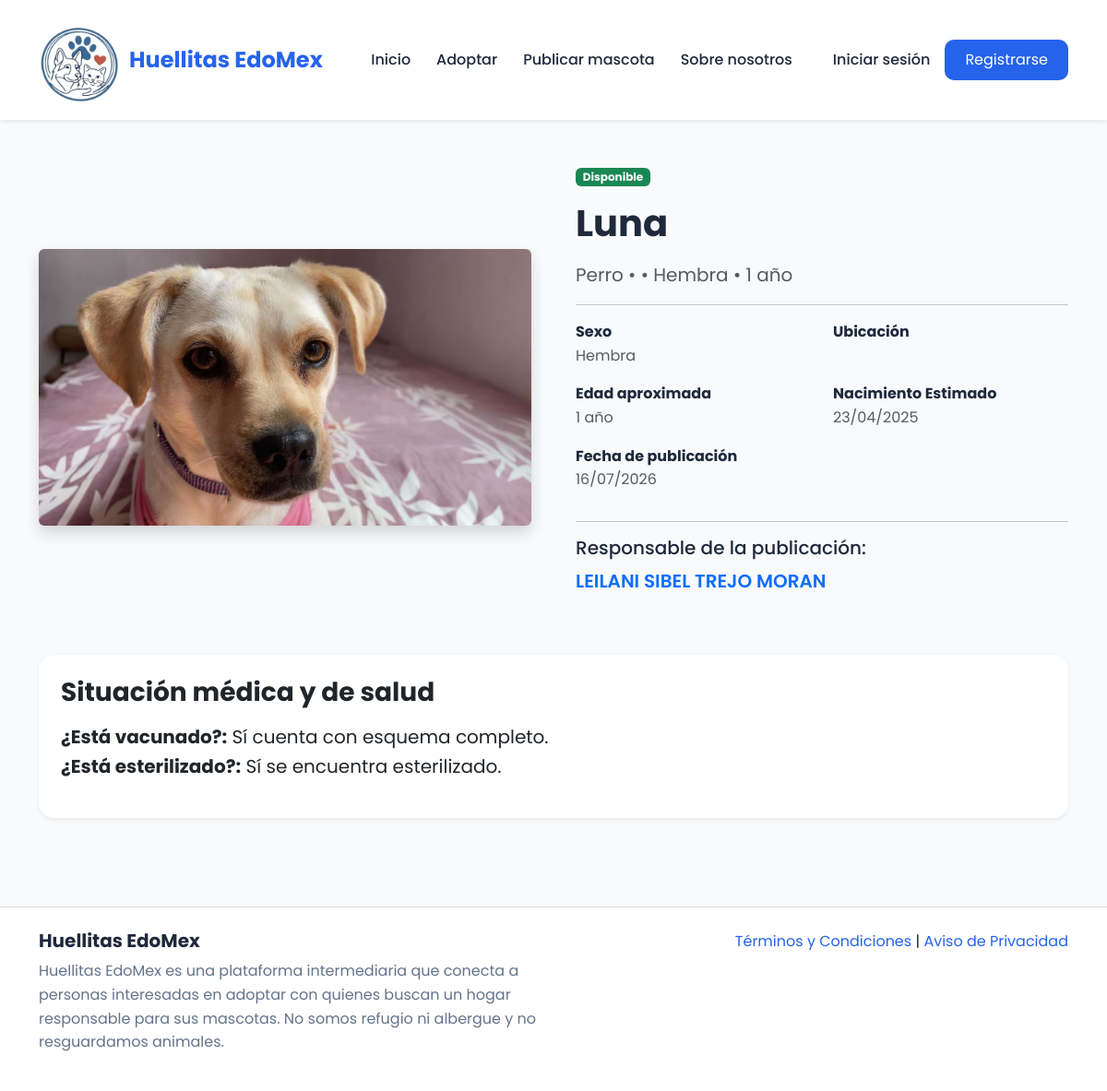
The app's page /detalle/?id=1 with its own data.
### principal/models.py (models this page shows, shortened)
class Mascota(models.Model):
    SEXO_CHOICES = [
        ('Macho', 'Macho'),
        ('Hembra', 'Hembra'),
    ]
    ESTADO_CHOICES = [
        ('Pendiente', 'Pendiente de Aprobación'),
        ('Disponible', 'Disponible'),
        ('Rechazada', 'Rechazada'),
        ('Adoptada', 'Adoptada'),
        ('Cancelada', 'Cancelada por el responsable'),
    ]
    id_mascota = models.AutoField(primary_key=True)
    nombre = models.CharField(max_length=100, verbose_name="Nombre de la Mascota")
    especie = models.ForeignKey(Especie, on_delete=models.CASCADE, verbose_name="Especie")
    responsable = models.ForeignKey(Usuario, on_delete=models.CASCADE, verbose_name="Responsable")
    ubicacion = models.ForeignKey(Ubicacion, on_delete=models.SET_NULL, null=True, blank=True, verbose_name="Municipio")
    esterilizado = models.BooleanField(default=False, verbose_name="¿Esterilizado?")
    vacunado = models.BooleanField(default=False, verbose_name="¿Vacunado?")
    fecha_nacimiento_aproximada = models.DateField(null=True, blank=True, verbose_name="Fecha Nacimiento Aproximada")
    edad_aproximada = models.CharField(max_length=50, verbose_name="Edad Aproximada")
    sexo = models.CharField(max_length=10, choices=SEXO_CHOICES, verbose_name="Sexo")
    fecha_publicacion = models.DateTimeField(auto_now_add=True, verbose_name="Fecha de Publicación")
    estado_publicacion = models.CharField(max_length=20, choices=ESTADO_CHOICES, default='Pendiente', verbose_name="Estado de Publicación")
    detalles = models.TextField(blank=True, null=True)

class Fotografia(models.Model):
    id_fotografia = models.AutoField(primary_key=True)
    mascota = models.ForeignKey(Mascota, on_delete=models.CASCADE, related_name="fotos", verbose_name="Mascota")
    url_imagen = models.ImageField(upload_to='mascotas/', verbose_name="Imagen de la Mascota")

class Especie(models.Model):
    id_especie = models.AutoField(primary_key=True)
    tipo_especie = models.CharField(max_length=20, choices=[('perro', 'Perro'), ('gato', 'Gato')], verbose_name="Tipo de Especie")

class Usuario(AbstractUser):
    ROLES_CHOICES = [
        ('ADMIN_SISTEMA', 'Administrador del Sistema'),
        ('RESPONSABLE', 'Responsable (Publicador)'),
        ('INTERESADO', 'Interesado (Adoptante)'),
    ]
    first_name = models.CharField(max_length=150, verbose_name="Nombre")
    last_name = models.CharField(max_length=150, verbose_name="Apellido")
    role = models.CharField(max_length=20, choices=ROLES_CHOICES, default='INTERESADO', verbose_name="Rol en el Sistema")
    fecha_registro = models.DateTimeField(auto_now_add=True, verbose_name="Fecha de Registro")
    ultima_publicacion = models.DateTimeField(
        null=True,
        blank=True,
        verbose_name="Última publicación"
    )
    ubicacion = models.ForeignKey(Ubicacion, on_delete=models.SET_NULL, null=True, blank=True, verbose_name="Ubicación")

### principal/views.py (the view)
# urls.py: path('detalle/', views.detalle, name='detalle'),
def detalle(request):
    id_mascota = request.GET.get('id')
    mascota_obj = get_object_or_404(Mascota, id_mascota=id_mascota)
    return render(request, 'detalle.html', {'mascota': mascota_obj})

### principal/templates/detalle.html (shortened to what this page needs)
{% extends 'base.html' %}
{% load static %}
{% block content %}
<section class="py-5">
    <div class="container">
        <div class="row align-items-center g-5">
            <div class="col-lg-6">
                {% if mascota.fotos.all %}
                    <img src="{{ mascota.fotos.first.url_imagen.url }}" class="img-fluid rounded shadow w-100" alt="{{ mascota.nombre }}" style="max-height: 450px; object-fit: cover;">
                {% else %}
                    <img src="{% static 'img/mascotas/bruce.jpg' %}" class="img-fluid rounded shadow w-100" alt="Por defecto">
                {% endif %}
            </div>
            <div class="col-lg-6">
                <span class="badge {% if mascota.estado_publicacion == 'Disponible' %}bg-success{% else %}2 bg-secondary{% endif %} mb-3">
                    {{ mascota.estado_publicacion }}
                </span>
                <h1 class="fw-bold mb-3">{{ mascota.nombre }}</h1>
                <p class="text-muted fs-5">
                    {{ mascota.especie.get_tipo_especie_display }} • {{ intensity }} • {{ mascota.sexo }} • {{ mascota.edad_aproximada }}
                </p>
                <hr>
                <div class="row text-center text-md-start">
                    <div class="col-6 mb-3">
                        <strong>Sexo</strong><br>
                        <span class="text-muted">{{ mascota.sexo }}</span>
                    </div>
                <div class="col-6 mb-3">
                    <strong>Ubicación</strong><br>
                </div>
                    <div class="col-6 mb-3">
                        <strong>Edad aproximada</strong><br>
                        <span class="text-muted">{{ mascota.edad_aproximada }}</span>
                    </div>
                    <div class="col-6 mb-3">
                        <strong>Nacimiento Estimado</strong><br>
                        <span class="text-muted">{{ mascota.fecha_nacimiento_aproximada|date:"d/m/Y" }}</span>
                    </div>
                    <div class="col-6 mb-3">
                        <strong>Fecha de publicación</strong><br>
                        <span class="text-muted">{{ mascota.fecha_publicacion|date:"d/m/Y" }}</span>
                    </div>
                </div>
                <hr>
                <h5>Responsable de la publicación:</h5>
                <p class="text-primary fw-semibold fs-5">
                    {{ mascota.responsable.first_name }} {{ mascota.responsable.last_name }}
                </p>
            </div>
        </div>
    </div>
</section>
<section class="pb-5">
    <div class="container">
        <div class="card shadow-sm border-0">
            <div class="card-body p-4">
                <h3 class="mb-3 fw-bold">Situación médica y de salud</h3>
                <p class="fs-5">
                    <strong>¿Está vacunado?:</strong> {% if mascota.vacunado %}Sí cuenta con esquema completo.{% else %}No registrado.{% endif %}<br>
                    <strong>¿Está esterilizado?:</strong> {% if mascota.esterilizado %}Sí se encuentra esterilizado.{% else %}No registrado.{% endif %}
                </p>
            </div>
        </div>
    </div>
</section>
{% endblock %}

### principal/static/css/style.css (style rules this page uses)
:root { --primary: #2563EB; --primary-hover: #1D4ED8; --secondary: #F97316; --secondary-hover: #EA580C; --success: #22C55E; --warning: #FACC15; --danger: #DC2626; --info: #0EA5E9; --background: #F8FAFC; --section-bg: #F1F5F9; --card-bg: #FFFFFF; --text-primary: #1E293B; --text-secondary: #64748B; --text-light: #FFFFFF; --radius-sm: 8px; --radius-md: 12px; --radius-lg: 16px; --shadow-sm: 0 2px 8px rgba(0, 0, 0, 0.08); --shadow-md: 0 8px 20px rgba(0, 0, 0, 0.12); }
* { margin: 0; padding: 0; box-sizing: border-box; }
html { scroll-behavior: smooth; }
body { font-family: "Poppins", sans-serif; background: var(--background); color: var(--text-primary); line-height: 1.6; }
.card { border: none; border-radius: var(--radius-lg); box-shadow: var(--shadow-sm); transition: .3s; }
img { max-width: 100%; display: block; }
.card { overflow:hidden; }
.btn, .nav-link, .card { transition: all 0.3s ease; }
.btn, .card, .nav-link { transition:all .3s ease; }

### records on screen
Mascota: fotos.first.url_imagen (picture), estado_publicacion "Disponible", nombre "Luna", especie.tipo_especie "Perro", sexo "Hembra", edad_aproximada "1 año", fecha_nacimiento_aproximada "23/04/2025", fecha_publicacion "16/07/2026", responsable.first_name "LEILANI SIBEL", responsable.last_name "TREJO MORAN"
